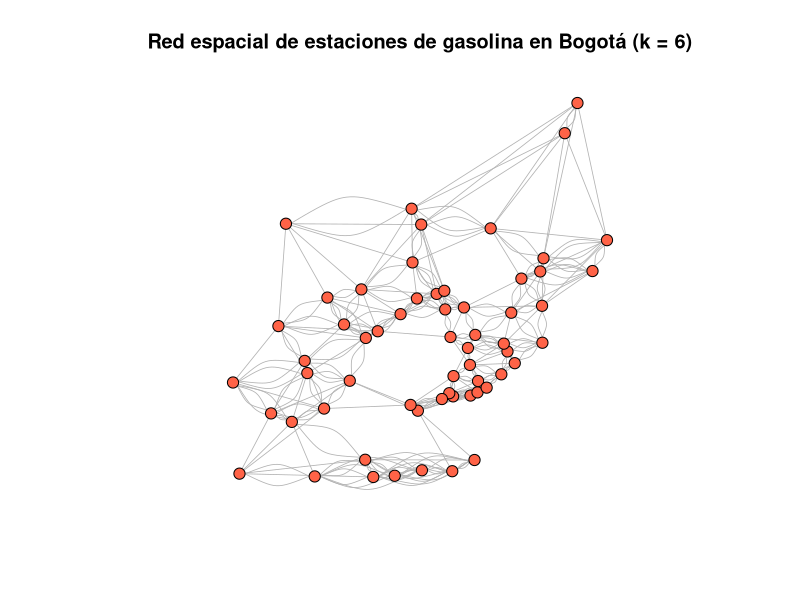
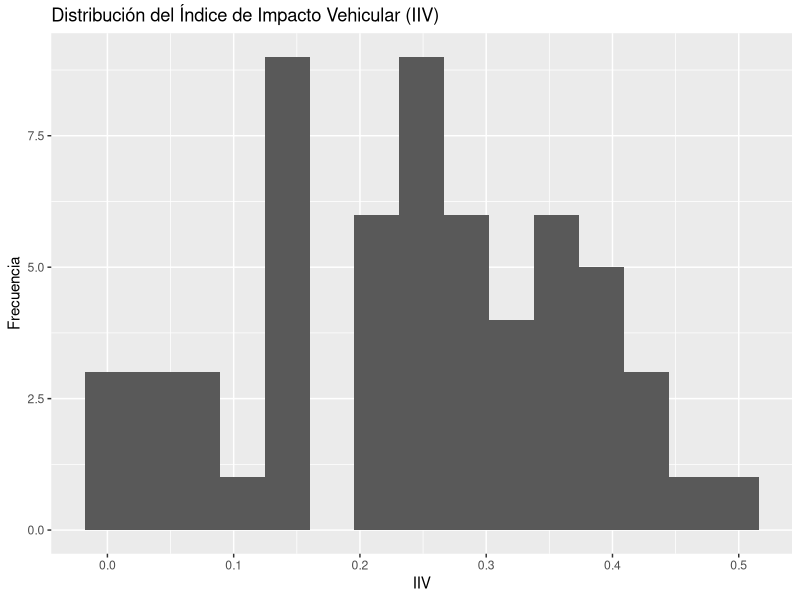
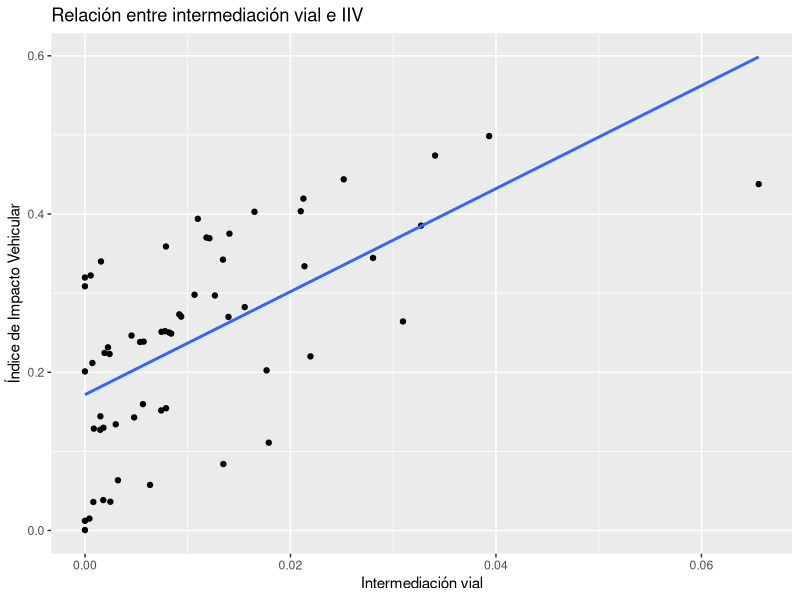

Recreate these plots in R, in order.
## ---- chunk 1
knitr::opts_chunk$set(
  message = FALSE,
  warning = FALSE
)

library(tidyverse)
library(igraph)
library(FNN)
library(knitr)
library(readr)

gas <- read_csv("resultados_movilidad_trafico.csv")

## ---- chunk 2
gas <- gas %>%
  select(
    place_id, nombre, lat, lon,
    nearest_node, betweenness_vial,
    tipo_via, distancia_via, peso_tipo_via,
    IIV, dist_norm, bet_norm, peso_norm
  )
## ---- chunk 3
gas %>%
  select(nombre, tipo_via, distancia_via, betweenness_vial, IIV) %>%
  slice_head(n = 5) %>%
  kable(
    caption = "Primeras cinco estaciones y variables clave de movilidad"
  )

## ---- chunk 4
library(readr)
library(igraph)

gas <- read_csv("resultados_movilidad_trafico.csv", show_col_types = FALSE)

coords <- as.matrix(gas[, c("lat", "lon")])
k <- 6
n <- nrow(coords)

edge_list <- matrix(NA, n * k, 2)
row <- 1

for (i in 1:n) {
  dists <- sqrt((coords[,1] - coords[i,1])^2 + (coords[,2] - coords[i,2])^2)
  nn <- order(dists)[2:(k+1)]
  for (j in nn) {
    edge_list[row, ] <- c(i, j)
    row <- row + 1
  }
}

edges <- as.data.frame(edge_list)
colnames(edges) <- c("from", "to")

g <- graph_from_data_frame(edges, directed = FALSE)

x <- (gas$lon - min(gas$lon)) / (max(gas$lon) - min(gas$lon))
y <- (gas$lat - min(gas$lat)) / (max(gas$lat) - min(gas$lat))
layout_geo <- cbind(x, y)

plot(
  g,
  layout = layout_geo,
  vertex.size = 6,
  vertex.color = "tomato",
  vertex.label = NA,
  edge.color = "gray70",
  edge.width = 0.8,
  main = "Red espacial de estaciones de gasolina en Bogotá (k = 6)"
)



## ---- chunk 5
# Número de nodos y aristas
num_nodos <- vcount(g)
num_aristas <- ecount(g)

# Grado medio
grado_medio <- mean(degree(g))

# Componentes conexas
num_componentes <- components(g)$no

# Mostrar resultados
data.frame(
  Nodos = num_nodos,
  Aristas = num_aristas,
  Grado_medio = round(grado_medio, 2),
  Componentes_conexas = num_componentes
)


## ---- chunk 6
V(g)$degree <- degree(g)
V(g)$closeness <- closeness(g, normalized = TRUE)
V(g)$betweenness <- betweenness(g, normalized = TRUE)
## ---- chunk 7
summary(V(g)$degree)

## ---- chunk 8
summary(V(g)$betweenness)

## ---- chunk 9
summary(gas$IIV)

## ---- chunk 10
ggplot(gas, aes(IIV)) +
  geom_histogram(bins = 15) +
  labs(
    title = "Distribución del Índice de Impacto Vehicular (IIV)",
    x = "IIV",
    y = "Frecuencia"
  )
## ---- chunk 11

ggplot(gas, aes(betweenness_vial, IIV)) +
  geom_point() +
  geom_smooth(method = "lm", se = FALSE) +
  labs(
    title = "Relación entre intermediación vial e IIV",
    x = "Intermediación vial",
    y = "Índice de Impacto Vehicular"
  )

## ---- chunk 12
cor(gas$betweenness_vial, gas$IIV, use = "complete.obs")

## ---- chunk 13
gas %>%
  arrange(desc(IIV)) %>%
  select(nombre, tipo_via, distancia_via, betweenness_vial, IIV) %>%
  slice_head(n = 10) %>%
  kable(
    caption = "Estaciones con mayor Índice de Impacto Vehicular"
  )
